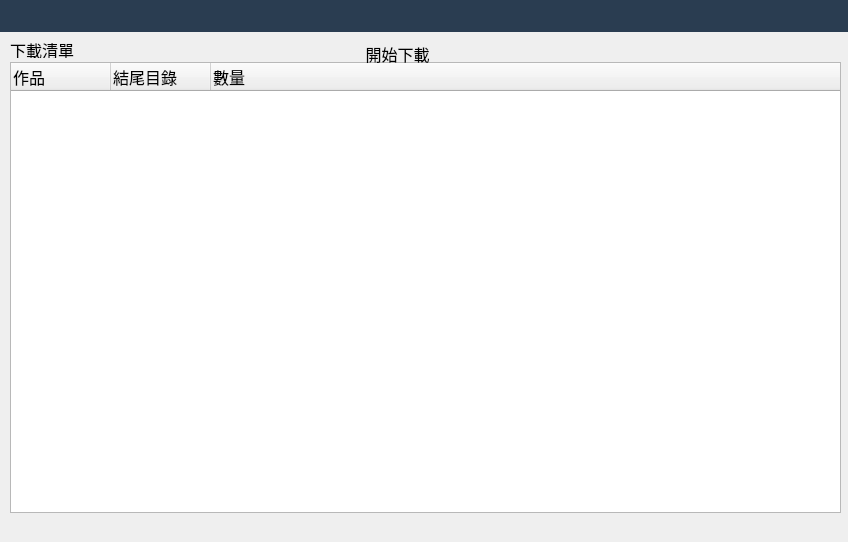
<?xml version="1.0" encoding="UTF-8"?>
<ui version="4.0">
 <class>MainWindow</class>
 <widget class="QMainWindow" name="MainWindow">
  <property name="geometry">
   <rect>
    <x>0</x>
    <y>0</y>
    <width>848</width>
    <height>542</height>
   </rect>
  </property>
  <property name="windowTitle">
   <string>MainWindow</string>
  </property>
  <property name="styleSheet">
   <string notr="true">QPushButton{
	border : none;

}</string>
  </property>
  <widget class="QWidget" name="centralwidget">
   <layout class="QVBoxLayout" name="verticalLayout">
    <property name="spacing">
     <number>0</number>
    </property>
    <property name="leftMargin">
     <number>0</number>
    </property>
    <property name="topMargin">
     <number>0</number>
    </property>
    <property name="rightMargin">
     <number>0</number>
    </property>
    <property name="bottomMargin">
     <number>0</number>
    </property>
    <item alignment="Qt::AlignTop">
     <widget class="QFrame" name="head">
      <property name="styleSheet">
       <string notr="true">background-color: rgb(42, 61, 81);</string>
      </property>
      <property name="frameShape">
       <enum>QFrame::Shape::NoFrame</enum>
      </property>
      <property name="frameShadow">
       <enum>QFrame::Shadow::Raised</enum>
      </property>
      <layout class="QHBoxLayout" name="horizontalLayout">
       <item alignment="Qt::AlignLeft">
        <widget class="QFrame" name="head_l">
         <property name="sizePolicy">
          <sizepolicy hsizetype="Preferred" vsizetype="Preferred">
           <horstretch>0</horstretch>
           <verstretch>0</verstretch>
          </sizepolicy>
         </property>
         <property name="frameShape">
          <enum>QFrame::Shape::NoFrame</enum>
         </property>
         <property name="frameShadow">
          <enum>QFrame::Shadow::Raised</enum>
         </property>
         <layout class="QGridLayout" name="gridLayout_2">
          <property name="leftMargin">
           <number>0</number>
          </property>
          <property name="topMargin">
           <number>0</number>
          </property>
          <property name="rightMargin">
           <number>0</number>
          </property>
          <property name="bottomMargin">
           <number>0</number>
          </property>
          <item row="2" column="5">
           <widget class="QPushButton" name="books_btn">
            <property name="text">
             <string/>
            </property>
            <property name="icon">
             <iconset resource="../../圖片/ICON/icon.qrc">
              <normaloff>:/icon/docs.png</normaloff>:/icon/docs.png</iconset>
            </property>
            <property name="iconSize">
             <size>
              <width>32</width>
              <height>32</height>
             </size>
            </property>
           </widget>
          </item>
          <item row="2" column="7">
           <widget class="QPushButton" name="down_btn">
            <property name="enabled">
             <bool>true</bool>
            </property>
            <property name="text">
             <string/>
            </property>
            <property name="icon">
             <iconset resource="../../圖片/ICON/icon.qrc">
              <normaloff>:/icon/要求.png</normaloff>:/icon/要求.png</iconset>
            </property>
            <property name="iconSize">
             <size>
              <width>32</width>
              <height>32</height>
             </size>
            </property>
            <property name="autoDefault">
             <bool>false</bool>
            </property>
            <property name="default">
             <bool>false</bool>
            </property>
           </widget>
          </item>
          <item row="2" column="0">
           <widget class="QPushButton" name="open_btn">
            <property name="text">
             <string/>
            </property>
            <property name="icon">
             <iconset resource="../../圖片/ICON/icon.qrc">
              <normaloff>:/icon/file_open.png</normaloff>:/icon/file_open.png</iconset>
            </property>
            <property name="iconSize">
             <size>
              <width>32</width>
              <height>32</height>
             </size>
            </property>
           </widget>
          </item>
         </layout>
        </widget>
       </item>
       <item alignment="Qt::AlignRight">
        <widget class="QFrame" name="head_r">
         <property name="frameShape">
          <enum>QFrame::Shape::NoFrame</enum>
         </property>
         <property name="frameShadow">
          <enum>QFrame::Shadow::Raised</enum>
         </property>
         <layout class="QHBoxLayout" name="horizontalLayout_2">
          <property name="spacing">
           <number>10</number>
          </property>
          <property name="leftMargin">
           <number>0</number>
          </property>
          <property name="topMargin">
           <number>0</number>
          </property>
          <property name="rightMargin">
           <number>0</number>
          </property>
          <property name="bottomMargin">
           <number>0</number>
          </property>
          <item>
           <widget class="QPushButton" name="setting_btn">
            <property name="text">
             <string/>
            </property>
            <property name="icon">
             <iconset resource="../../圖片/ICON/icon.qrc">
              <normaloff>:/icon/齿轮.png</normaloff>:/icon/齿轮.png</iconset>
            </property>
            <property name="iconSize">
             <size>
              <width>26</width>
              <height>26</height>
             </size>
            </property>
           </widget>
          </item>
          <item>
           <widget class="QPushButton" name="minimize_window">
            <property name="text">
             <string/>
            </property>
            <property name="icon">
             <iconset resource="../../圖片/ICON/icon.qrc">
              <normaloff>:/icon/缩小.png</normaloff>:/icon/缩小.png</iconset>
            </property>
           </widget>
          </item>
          <item>
           <widget class="QPushButton" name="restore_window">
            <property name="text">
             <string/>
            </property>
            <property name="icon">
             <iconset resource="../../圖片/ICON/icon.qrc">
              <normaloff>:/icon/正方形.png</normaloff>:/icon/正方形.png</iconset>
            </property>
           </widget>
          </item>
          <item>
           <widget class="QPushButton" name="close_window">
            <property name="text">
             <string/>
            </property>
            <property name="icon">
             <iconset resource="../../圖片/ICON/icon.qrc">
              <normaloff>:/icon/关闭.png</normaloff>:/icon/关闭.png</iconset>
            </property>
           </widget>
          </item>
         </layout>
        </widget>
       </item>
      </layout>
     </widget>
    </item>
    <item>
     <widget class="QFrame" name="mian">
      <property name="sizePolicy">
       <sizepolicy hsizetype="Preferred" vsizetype="Expanding">
        <horstretch>0</horstretch>
        <verstretch>0</verstretch>
       </sizepolicy>
      </property>
      <property name="frameShape">
       <enum>QFrame::Shape::NoFrame</enum>
      </property>
      <property name="frameShadow">
       <enum>QFrame::Shadow::Raised</enum>
      </property>
      <layout class="QHBoxLayout" name="horizontalLayout_3">
       <property name="spacing">
        <number>0</number>
       </property>
       <property name="leftMargin">
        <number>0</number>
       </property>
       <property name="topMargin">
        <number>0</number>
       </property>
       <property name="rightMargin">
        <number>0</number>
       </property>
       <property name="bottomMargin">
        <number>0</number>
       </property>
       <item>
        <widget class="QStackedWidget" name="stackedWidget">
         <property name="currentIndex">
          <number>1</number>
         </property>
         <widget class="QWidget" name="setting">
          <widget class="QFrame" name="frame">
           <property name="geometry">
            <rect>
             <x>180</x>
             <y>60</y>
             <width>121</width>
             <height>341</height>
            </rect>
           </property>
           <property name="frameShape">
            <enum>QFrame::Shape::NoFrame</enum>
           </property>
           <property name="frameShadow">
            <enum>QFrame::Shadow::Raised</enum>
           </property>
           <layout class="QVBoxLayout" name="verticalLayout_2">
            <property name="spacing">
             <number>0</number>
            </property>
            <property name="leftMargin">
             <number>0</number>
            </property>
            <property name="topMargin">
             <number>0</number>
            </property>
            <property name="rightMargin">
             <number>0</number>
            </property>
            <item alignment="Qt::AlignRight">
             <widget class="QLabel" name="label">
              <property name="font">
               <font>
                <pointsize>12</pointsize>
               </font>
              </property>
              <property name="text">
               <string>網址 :</string>
              </property>
             </widget>
            </item>
            <item alignment="Qt::AlignRight">
             <widget class="QLabel" name="label_4">
              <property name="font">
               <font>
                <pointsize>12</pointsize>
               </font>
              </property>
              <property name="text">
               <string>根目錄 :</string>
              </property>
             </widget>
            </item>
            <item alignment="Qt::AlignRight">
             <widget class="QLabel" name="label_2">
              <property name="font">
               <font>
                <pointsize>12</pointsize>
               </font>
              </property>
              <property name="text">
               <string>帳號 :</string>
              </property>
             </widget>
            </item>
            <item alignment="Qt::AlignRight">
             <widget class="QLabel" name="label_3">
              <property name="font">
               <font>
                <pointsize>12</pointsize>
               </font>
              </property>
              <property name="text">
               <string>密碼 :</string>
              </property>
             </widget>
            </item>
            <item alignment="Qt::AlignRight">
             <widget class="QLabel" name="label_5">
              <property name="font">
               <font>
                <pointsize>12</pointsize>
               </font>
              </property>
              <property name="text">
               <string>本地下載路徑 :</string>
              </property>
             </widget>
            </item>
           </layout>
          </widget>
          <widget class="QPushButton" name="pushButton">
           <property name="geometry">
            <rect>
             <x>430</x>
             <y>410</y>
             <width>101</width>
             <height>51</height>
            </rect>
           </property>
           <property name="font">
            <font>
             <pointsize>12</pointsize>
            </font>
           </property>
           <property name="text">
            <string> 保存</string>
           </property>
           <property name="icon">
            <iconset resource="../../圖片/ICON/icon.qrc">
             <normaloff>:/icon/保存.png</normaloff>:/icon/保存.png</iconset>
           </property>
           <property name="iconSize">
            <size>
             <width>32</width>
             <height>32</height>
            </size>
           </property>
          </widget>
          <widget class="QFrame" name="frame_2">
           <property name="geometry">
            <rect>
             <x>300</x>
             <y>60</y>
             <width>371</width>
             <height>341</height>
            </rect>
           </property>
           <property name="frameShape">
            <enum>QFrame::Shape::NoFrame</enum>
           </property>
           <property name="frameShadow">
            <enum>QFrame::Shadow::Raised</enum>
           </property>
           <widget class="QLineEdit" name="lineEdit">
            <property name="geometry">
             <rect>
              <x>10</x>
              <y>20</y>
              <width>341</width>
              <height>25</height>
             </rect>
            </property>
            <property name="font">
             <font>
              <pointsize>12</pointsize>
             </font>
            </property>
            <property name="text">
             <string>https://tv-cp.snm0516.aisee.tv/v2/#/login</string>
            </property>
           </widget>
           <widget class="QLineEdit" name="lineEdit_2">
            <property name="geometry">
             <rect>
              <x>10</x>
              <y>90</y>
              <width>341</width>
              <height>25</height>
             </rect>
            </property>
            <property name="font">
             <font>
              <pointsize>12</pointsize>
             </font>
            </property>
            <property name="text">
             <string>国际版漫画 </string>
            </property>
           </widget>
           <widget class="QLineEdit" name="lineEdit_3">
            <property name="geometry">
             <rect>
              <x>10</x>
              <y>160</y>
              <width>341</width>
              <height>25</height>
             </rect>
            </property>
            <property name="font">
             <font>
              <pointsize>12</pointsize>
             </font>
            </property>
            <property name="text">
             <string>Renta</string>
            </property>
           </widget>
           <widget class="QLineEdit" name="lineEdit_4">
            <property name="geometry">
             <rect>
              <x>10</x>
              <y>220</y>
              <width>341</width>
              <height>25</height>
             </rect>
            </property>
            <property name="font">
             <font>
              <pointsize>12</pointsize>
             </font>
            </property>
            <property name="text">
             <string>Renta&amp;Bilibili Comics-2024 </string>
            </property>
           </widget>
           <widget class="QLineEdit" name="lineEdit_5">
            <property name="geometry">
             <rect>
              <x>10</x>
              <y>290</y>
              <width>301</width>
              <height>25</height>
             </rect>
            </property>
            <property name="font">
             <font>
              <pointsize>12</pointsize>
             </font>
            </property>
           </widget>
           <widget class="QPushButton" name="pushButton_2">
            <property name="geometry">
             <rect>
              <x>300</x>
              <y>290</y>
              <width>75</width>
              <height>24</height>
             </rect>
            </property>
            <property name="text">
             <string/>
            </property>
            <property name="icon">
             <iconset resource="../../圖片/ICON/icon.qrc">
              <normaloff>:/icon/file_open.png</normaloff>:/icon/file_open.png</iconset>
            </property>
            <property name="iconSize">
             <size>
              <width>32</width>
              <height>32</height>
             </size>
            </property>
           </widget>
          </widget>
         </widget>
         <widget class="QWidget" name="books">
          <widget class="QLabel" name="label_6">
           <property name="geometry">
            <rect>
             <x>10</x>
             <y>10</y>
             <width>71</width>
             <height>16</height>
            </rect>
           </property>
           <property name="font">
            <font>
             <pointsize>12</pointsize>
            </font>
           </property>
           <property name="text">
            <string>下載清單</string>
           </property>
          </widget>
          <widget class="QTreeWidget" name="treeWidget_2">
           <property name="geometry">
            <rect>
             <x>10</x>
             <y>30</y>
             <width>831</width>
             <height>451</height>
            </rect>
           </property>
           <property name="font">
            <font>
             <pointsize>12</pointsize>
            </font>
           </property>
           <column>
            <property name="text">
             <string>作品</string>
            </property>
            <property name="font">
             <font>
              <pointsize>12</pointsize>
             </font>
            </property>
           </column>
           <column>
            <property name="text">
             <string>結尾目錄</string>
            </property>
            <property name="font">
             <font>
              <pointsize>12</pointsize>
             </font>
            </property>
           </column>
           <column>
            <property name="text">
             <string>數量</string>
            </property>
            <property name="font">
             <font>
              <pointsize>12</pointsize>
             </font>
            </property>
           </column>
          </widget>
          <widget class="QPushButton" name="pushButton_3">
           <property name="geometry">
            <rect>
             <x>360</x>
             <y>10</y>
             <width>75</width>
             <height>24</height>
            </rect>
           </property>
           <property name="font">
            <font>
             <pointsize>12</pointsize>
            </font>
           </property>
           <property name="text">
            <string>開始下載</string>
           </property>
          </widget>
          <zorder>treeWidget_2</zorder>
          <zorder>label_6</zorder>
          <zorder>pushButton_3</zorder>
         </widget>
         <widget class="QWidget" name="down">
          <widget class="QLabel" name="label_7">
           <property name="geometry">
            <rect>
             <x>10</x>
             <y>0</y>
             <width>81</width>
             <height>31</height>
            </rect>
           </property>
           <property name="font">
            <font>
             <pointsize>12</pointsize>
            </font>
           </property>
           <property name="text">
            <string>書單管理</string>
           </property>
          </widget>
          <widget class="QTreeWidget" name="treeWidget">
           <property name="geometry">
            <rect>
             <x>10</x>
             <y>30</y>
             <width>831</width>
             <height>451</height>
            </rect>
           </property>
           <property name="font">
            <font>
             <pointsize>12</pointsize>
            </font>
           </property>
           <column>
            <property name="text">
             <string>作品</string>
            </property>
            <property name="font">
             <font>
              <pointsize>12</pointsize>
             </font>
            </property>
           </column>
           <column>
            <property name="text">
             <string>結尾目錄</string>
            </property>
            <property name="font">
             <font>
              <pointsize>12</pointsize>
             </font>
            </property>
           </column>
           <column>
            <property name="text">
             <string>數量</string>
            </property>
            <property name="font">
             <font>
              <pointsize>12</pointsize>
             </font>
            </property>
           </column>
          </widget>
         </widget>
        </widget>
       </item>
      </layout>
     </widget>
    </item>
   </layout>
  </widget>
 </widget>
 <resources>
  <include location="../../圖片/ICON/icon.qrc"/>
 </resources>
 <connections/>
</ui>
